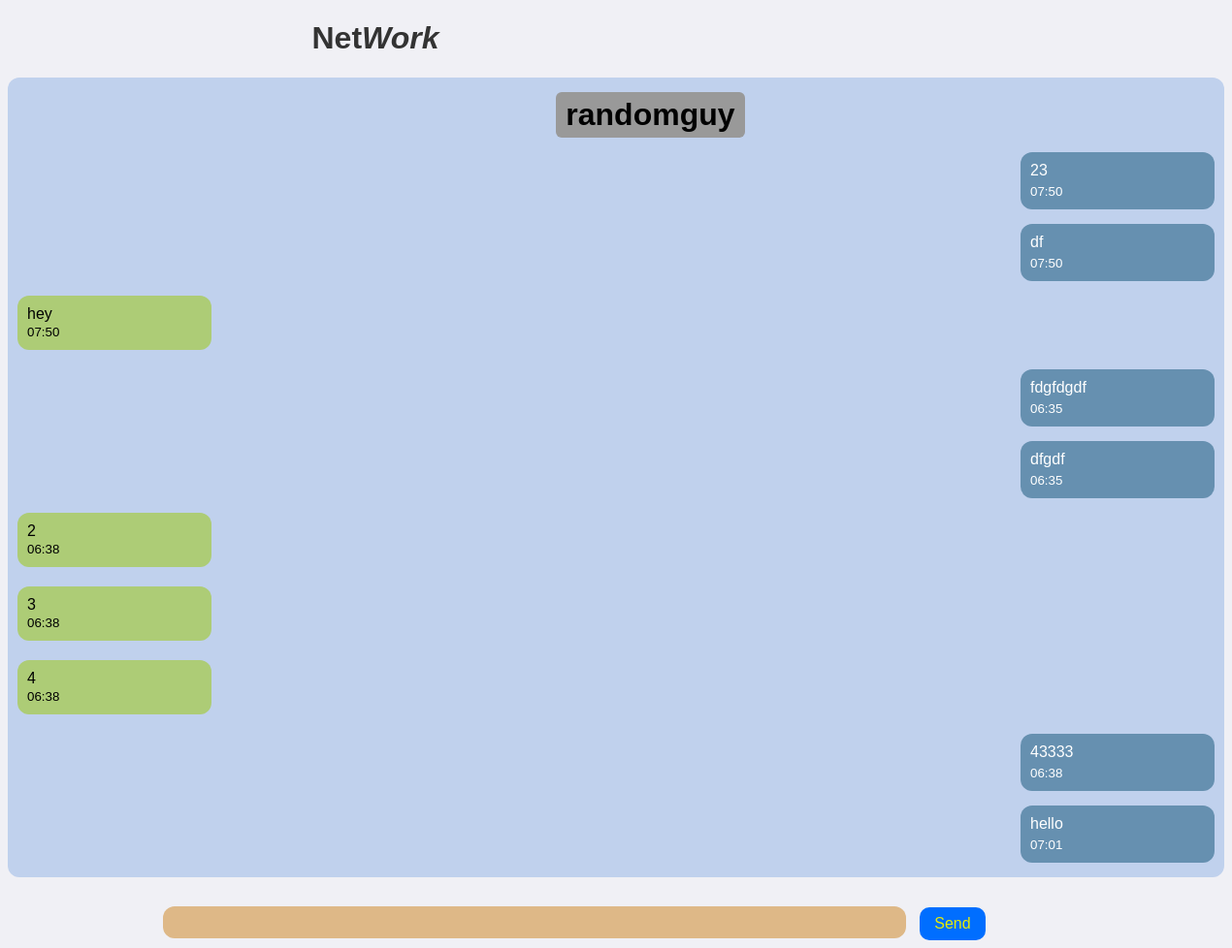
Page /chat/2/ (signed in) on the committed database.
### auth_network/models.py (models this page shows, shortened)
class User(models.Model):
	username = models.CharField(max_length=250, unique=True)
	firstname = models.CharField(max_length=250)
	lastname = models.CharField(max_length=200)
	age = models.IntegerField(null=True, blank=True)
	email = models.CharField(max_length=200, unique=True)
	photo = models.ImageField(upload_to='static/media/users/')
	password = models.CharField(max_length=300)
	active = models.BooleanField(default=0)
	interests =  models.TextField()
	subscribed = models.TextField()
	subscribers = models.TextField()
	playlists =  models.TextField()
	liked_posts = models.TextField(default='[]')
	registered_time = models.DateTimeField(auto_now_add=True)
	updated_at = models.DateTimeField(auto_now=True)
	last_login = models.DateTimeField(null=True, blank=True)
	last_logout = models.DateTimeField(null=True, blank=True)
	def __str__(self):
		return self.username

### chat/models.py (models this page shows, shortened)
class Message(models.Model):
    conversation = models.ForeignKey(
        Conversation,
        on_delete=models.CASCADE,
        related_name="messages"
    )
    sender = models.ForeignKey(
        User,
        on_delete=models.CASCADE,
        related_name="sent_messages"
    )
    body = models.TextField()
    created_at = models.DateTimeField(default=timezone.now)
    is_seen = models.BooleanField(default=False)
    class Meta:
        ordering = ["created_at"]

### chat/views.py (the view)
def room(request, conversation_id):
	current_user_id = User.objects.filter(username=request.session['username']).first().id
	conversation = get_object_or_404(
		Conversation,
		id=conversation_id
	)
	other_user = conversation.other_user(current_user_id)
	messages = conversation.messages.select_related("sender")
	return render(
		request,
		"chat/room.html",
		{
			"conversation": conversation,
			"messages": messages,
			"other_user" : other_user
		},
	)

### chat/models.py (called while the page is built)
    def other_user(self, current_user_id):
        return self.participants.exclude(id=current_user_id).first()

### templates/chat/room.html (shortened to what this page needs)
{% load static %}
<!DOCTYPE html>
<html>
<head>
    <link rel="stylesheet" type="text/css" href="{% static 'css/style.css' %}">
</head>
<body>
    <h1 class="mini-logo"><a href="/">Net<i>Work</i></a></h1>
    <div id="messages">
        <h1 class="username" align="center">{{ other_user }}</h1>
        {% for message in messages %}
        <div class="message">
            {% if message.sender.username == request.session.username %}
            <div class="my-message">
                <p>
                    {{ message.body }}
                </p>
                <small>
                    {{ message.created_at|date:"H:i" }}
                </small>
            </div>
            {% else %}
                <div class="other-message">
                    <p>
                        {{ message.body }}
                    </p>
                    <small>
                        {{ message.created_at|date:"H:i" }}
                    </small>
                </div>
            {% endif %}
        </div>
        {% endfor %}
    </div>
        <div class="chat-input">
            <input type="text" id="message-input"  >
            <button id="send-btn">
                Send
            </button>
        </div>
</body>
</html>

### static/css/style.css (style rules this page uses)
* { font-family: sans-serif; transition: 0.3s ease; padding: 0; box-sizing: border-box; }
body { background-color: #2271; }
a { text-decoration: none; color: #333; }
.mini-logo { margin-left: 25%; }
.my-message { background: #6690b0; color:white; margin-left:auto; width: 200px; padding:10px; border-radius:12px; margin-top: 15px; overflow-wrap: break-word; word-wrap: break-word }
.my-message p { margin: 0; margin-bottom: 3px; }
.other-message { background: #adcc76; width:fit-content; padding:10px; border-radius:12px; margin-top: 15px; margin-bottom: 20px; width: 200px; overflow-wrap: break-word; word-wrap: break-word }
.other-message p { margin: 0; }
.chat-input { margin-left: 10rem; margin-top: 30px; }
.chat-input input { padding: 5px; border-radius: 12px; background-color: burlywood; font-size: 20px; border: none; width: 70%; color: black; }
.chat-input button { color: rgb(231, 235, 6); background-color: rgb(0, 110, 255); padding: 8px 15px; border: none; margin-left: 10px; border-radius: 10px; font-size: 16px; cursor: pointer; }
* { box-sizing: border-box; }
#messages { background-color: #c0d1ed; padding: 15px 10px; border-radius: 12px; }
.username { background-color: #999; display: inline-block; margin: 0 45%; padding: 5px 10px; border-radius: 6px; }

### rows in the picture
Message: body "23", created_at "07:50"
Message: body "df", created_at "07:50"
Message: body "hey", created_at "07:50"
Message: body "fdgfdgdf", created_at "06:35"
Message: body "dfgdf", created_at "06:35"
Message: body "2", created_at "06:38"
Message: body "3", created_at "06:38"
Message: body "4", created_at "06:38"
Message: body "43333", created_at "06:38"
Message: body "hello", created_at "07:01"

### other values in the picture
{{ other_user }} "randomguy"
